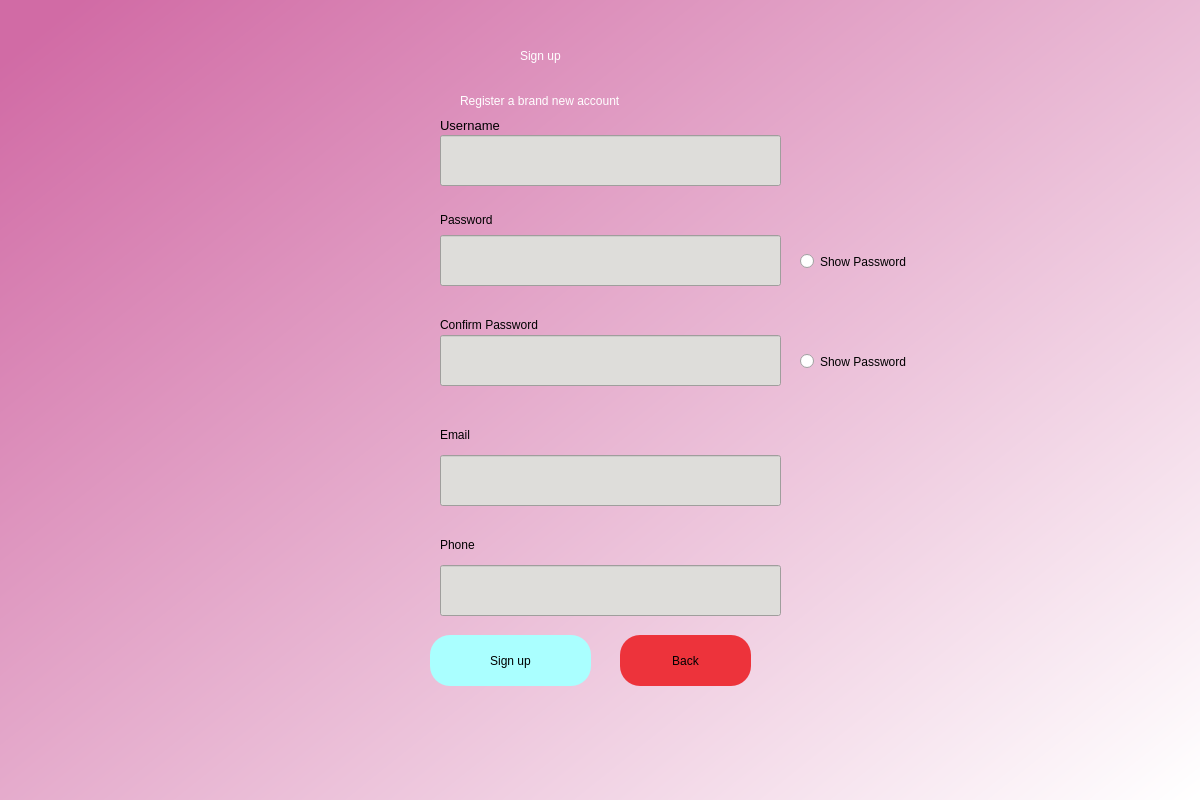
<?xml version="1.0" encoding="UTF-8"?>
<ui version="4.0">
 <class>Dialog</class>
 <widget class="QDialog" name="Dialog">
  <property name="geometry">
   <rect>
    <x>0</x>
    <y>0</y>
    <width>1200</width>
    <height>800</height>
   </rect>
  </property>
  <property name="windowTitle">
   <string>Dialog</string>
  </property>
  <widget class="QWidget" name="bgwidget" native="true">
   <property name="geometry">
    <rect>
     <x>0</x>
     <y>-120</y>
     <width>1201</width>
     <height>941</height>
    </rect>
   </property>
   <property name="styleSheet">
    <string notr="true">QWidget#bgwidget{
background-color:qlineargradient(spread:pad, x1:0.091, y1:0.101636, x2:0.991379, y2:0.977, stop:0 rgba(209, 107, 165, 255), stop:1 rgba(255, 255, 255, 255));}</string>
   </property>
   <widget class="QLabel" name="label">
    <property name="geometry">
     <rect>
      <x>520</x>
      <y>140</y>
      <width>211</width>
      <height>71</height>
     </rect>
    </property>
    <property name="styleSheet">
     <string notr="true">font: 36pt &quot;MS Shell Dlg 2&quot;; color:rgb(255, 255, 255)</string>
    </property>
    <property name="text">
     <string>Sign up</string>
    </property>
   </widget>
   <widget class="QLabel" name="label_2">
    <property name="geometry">
     <rect>
      <x>460</x>
      <y>200</y>
      <width>381</width>
      <height>41</height>
     </rect>
    </property>
    <property name="styleSheet">
     <string notr="true">font: 16pt &quot;MS Shell Dlg 2&quot;;color:rgb(255, 255, 255)</string>
    </property>
    <property name="text">
     <string>Register a brand new account</string>
    </property>
   </widget>
   <widget class="QPushButton" name="signup">
    <property name="geometry">
     <rect>
      <x>430</x>
      <y>755</y>
      <width>161</width>
      <height>51</height>
     </rect>
    </property>
    <property name="styleSheet">
     <string notr="true">border-radius:20px;
background-color: rgb(170, 255, 255);
font: 14pt &quot;MS Shell Dlg 2&quot;;</string>
    </property>
    <property name="text">
     <string>Sign up</string>
    </property>
   </widget>
   <widget class="QLineEdit" name="username">
    <property name="geometry">
     <rect>
      <x>440</x>
      <y>255</y>
      <width>341</width>
      <height>51</height>
     </rect>
    </property>
    <property name="styleSheet">
     <string notr="true">background-color:rgba(0,0,0,0);
background-color: rgb(222, 221, 218);
font: 12pt &quot;MS Shell Dlg 2&quot;;</string>
    </property>
   </widget>
   <widget class="QLineEdit" name="passwordfield">
    <property name="geometry">
     <rect>
      <x>440</x>
      <y>355</y>
      <width>341</width>
      <height>51</height>
     </rect>
    </property>
    <property name="styleSheet">
     <string notr="true">background-color:rgba(0,0,0,0);
background-color: rgb(222, 221, 218);
font: 12pt &quot;MS Shell Dlg 2&quot;;</string>
    </property>
   </widget>
   <widget class="QLabel" name="label_3">
    <property name="geometry">
     <rect>
      <x>440</x>
      <y>235</y>
      <width>81</width>
      <height>20</height>
     </rect>
    </property>
    <property name="font">
     <font>
      <family>MS Shell Dlg 2</family>
      <pointsize>10</pointsize>
      <weight>50</weight>
      <italic>false</italic>
      <bold>false</bold>
     </font>
    </property>
    <property name="styleSheet">
     <string notr="true">font: 10pt &quot;MS Shell Dlg 2&quot;;</string>
    </property>
    <property name="text">
     <string>Username</string>
    </property>
   </widget>
   <widget class="QLabel" name="label_4">
    <property name="geometry">
     <rect>
      <x>440</x>
      <y>330</y>
      <width>81</width>
      <height>20</height>
     </rect>
    </property>
    <property name="styleSheet">
     <string notr="true">font: 10pt &quot;MS Shell Dlg 2&quot;;</string>
    </property>
    <property name="text">
     <string>Password</string>
    </property>
   </widget>
   <widget class="QLabel" name="error">
    <property name="geometry">
     <rect>
      <x>440</x>
      <y>540</y>
      <width>341</width>
      <height>20</height>
     </rect>
    </property>
    <property name="styleSheet">
     <string notr="true">font: 12pt &quot;MS Shell Dlg 2&quot;; color:red;</string>
    </property>
    <property name="text">
     <string/>
    </property>
   </widget>
   <widget class="QLabel" name="label_5">
    <property name="geometry">
     <rect>
      <x>440</x>
      <y>435</y>
      <width>141</width>
      <height>20</height>
     </rect>
    </property>
    <property name="styleSheet">
     <string notr="true">font: 10pt &quot;MS Shell Dlg 2&quot;;</string>
    </property>
    <property name="text">
     <string>Confirm Password</string>
    </property>
   </widget>
   <widget class="QLineEdit" name="confirmpasswordfield">
    <property name="geometry">
     <rect>
      <x>440</x>
      <y>455</y>
      <width>341</width>
      <height>51</height>
     </rect>
    </property>
    <property name="styleSheet">
     <string notr="true">background-color:rgba(0,0,0,0);
background-color: rgb(222, 221, 218);
font: 12pt &quot;MS Shell Dlg 2&quot;;</string>
    </property>
   </widget>
   <widget class="QPushButton" name="back">
    <property name="geometry">
     <rect>
      <x>620</x>
      <y>755</y>
      <width>131</width>
      <height>51</height>
     </rect>
    </property>
    <property name="styleSheet">
     <string notr="true">border-radius:20px;
background-color: rgb(237, 51, 59);
font: 14pt &quot;MS Shell Dlg 2&quot;;</string>
    </property>
    <property name="text">
     <string>Back</string>
    </property>
   </widget>
   <widget class="QLineEdit" name="email">
    <property name="geometry">
     <rect>
      <x>440</x>
      <y>575</y>
      <width>341</width>
      <height>51</height>
     </rect>
    </property>
    <property name="styleSheet">
     <string notr="true">background-color:rgba(0,0,0,0);
background-color: rgb(222, 221, 218);
font: 12pt &quot;MS Shell Dlg 2&quot;;</string>
    </property>
   </widget>
   <widget class="QLineEdit" name="phone">
    <property name="geometry">
     <rect>
      <x>440</x>
      <y>685</y>
      <width>341</width>
      <height>51</height>
     </rect>
    </property>
    <property name="styleSheet">
     <string notr="true">background-color:rgba(0,0,0,0);
background-color: rgb(222, 221, 218);
font: 12pt &quot;MS Shell Dlg 2&quot;;</string>
    </property>
   </widget>
   <widget class="QLabel" name="label_6">
    <property name="geometry">
     <rect>
      <x>440</x>
      <y>545</y>
      <width>141</width>
      <height>20</height>
     </rect>
    </property>
    <property name="styleSheet">
     <string notr="true">font: 10pt &quot;MS Shell Dlg 2&quot;;</string>
    </property>
    <property name="text">
     <string>Email</string>
    </property>
   </widget>
   <widget class="QLabel" name="label_7">
    <property name="geometry">
     <rect>
      <x>440</x>
      <y>655</y>
      <width>141</width>
      <height>20</height>
     </rect>
    </property>
    <property name="styleSheet">
     <string notr="true">font: 10pt &quot;MS Shell Dlg 2&quot;;</string>
    </property>
    <property name="text">
     <string>Phone </string>
    </property>
   </widget>
   <widget class="QRadioButton" name="show_pass_1">
    <property name="geometry">
     <rect>
      <x>800</x>
      <y>370</y>
      <width>131</width>
      <height>23</height>
     </rect>
    </property>
    <property name="text">
     <string>Show Password</string>
    </property>
   </widget>
   <widget class="QRadioButton" name="show_pass_2">
    <property name="geometry">
     <rect>
      <x>800</x>
      <y>470</y>
      <width>131</width>
      <height>23</height>
     </rect>
    </property>
    <property name="text">
     <string>Show Password</string>
    </property>
   </widget>
  </widget>
 </widget>
 <resources/>
 <connections/>
</ui>
